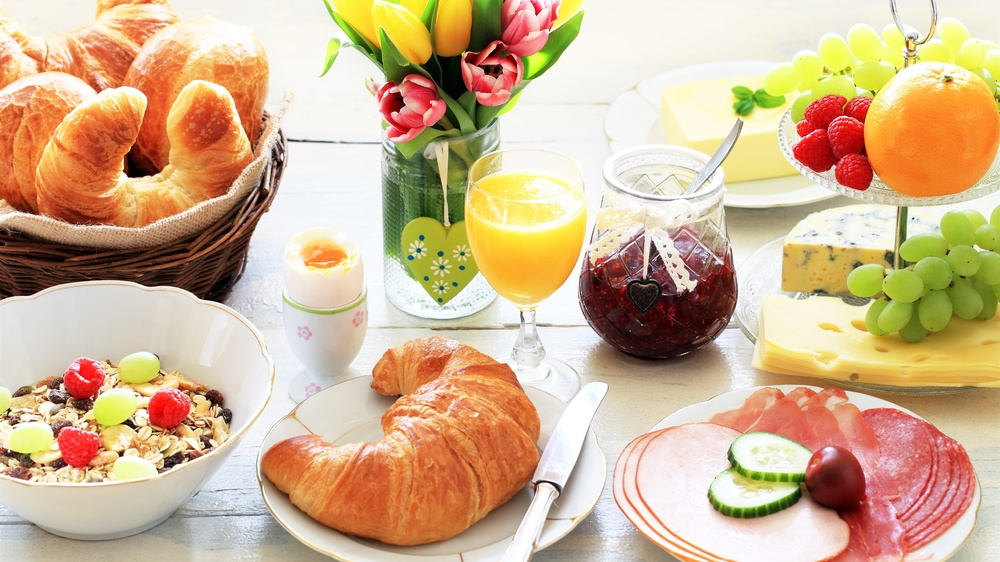
#> input picture lab 2/img1.jpg, 1000 x 562 px, shrunk from 3840 x 2160 before the run
$ python xyz_conv.py
#> lines starting #> are read from the running program, lines starting #| are printed output that depends on the picture; after the words box and inside, x2 and y2 are one past the last pixel; in counts of white or black regions, pixels touching at a corner belong together
import cv2
import matplotlib.pyplot as plt
import numpy as np
import skimage.color
from numpy import dstack

img = cv2.imread("../img1.jpg")
#> img is the input picture: shape (562, 1000, 3); mean B, G, R 144.8, 179.3, 208.6
RGB = np.array(img, dtype=np.uint8)

# [4 lines of commented-out code are left out]

matrix_RGB_to_XYZ = np.array(
    [[0.49000, 0.31000, 0.20000],
     [0.17697, 0.81240, 0.01063],
     [0.00000, 0.01000, 0.99000]]
)

# перевод с использованием библиотечной функции
XYZ_skimage = skimage.color.rgb2xyz(RGB.astype(np.uint8))
#> XYZ_skimage: shape (562, 1000, 3) float64; mean of channels 0, 1, 2 0.487, 0.526, 0.732
# XYZ_cv2 = cv2.cvtColor(RGB, cv2.COLOR_RGB2XYZ)
cv2.imwrite("xyzLibskimage.png", np.array(XYZ_skimage))
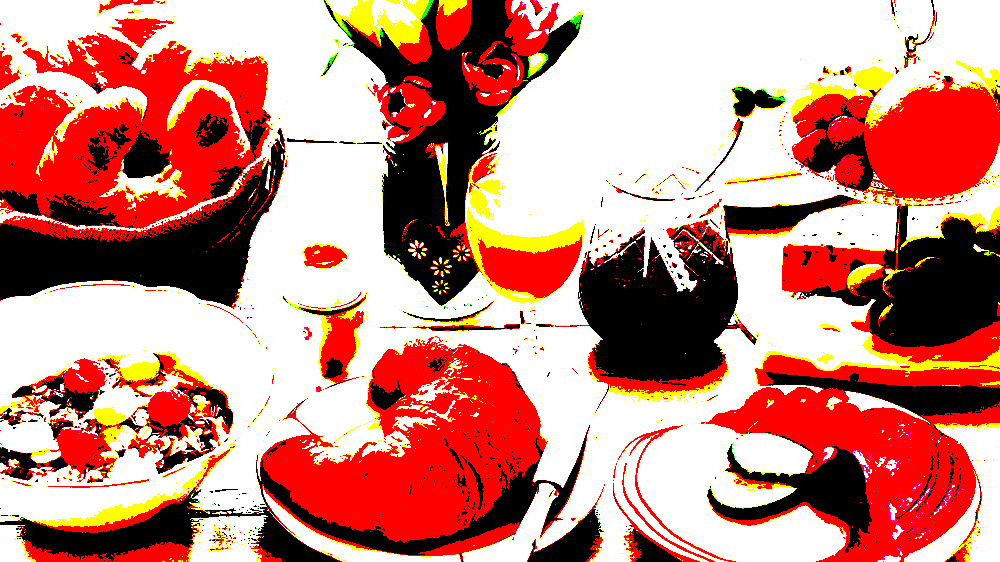
#> saved as xyzLibskimage.png: shape (562, 1000, 3); mean B, G, R 0.49, 0.536, 0.791; drawn with 1 as white
cv2.imshow("xyzLibskimage", XYZ_skimage)
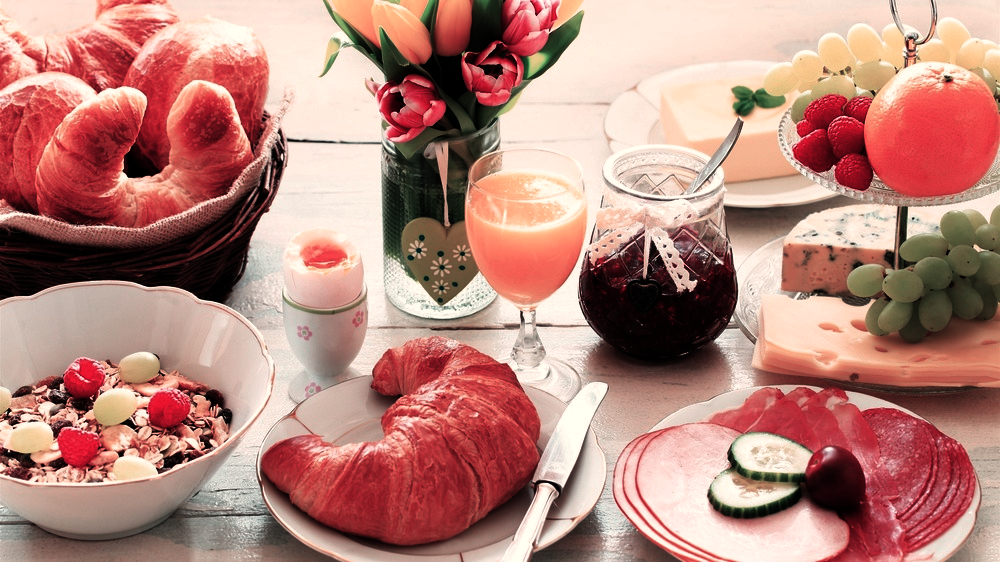
#> window 'xyzLibskimage': shape (562, 1000, 3); mean B, G, R 123.7, 133.6, 184.2
cv2.waitKey(0)
# plt.imshow(np.array(XYZ_skimage))
# plt.title('Input Image')
# plt.show()


# перевод с использованием матрицы
def rgb_to_xyz(image):
    r0 = image[:, :, 0]
    g0 = image[:, :, 1]
    b0 = image[:, :, 2]
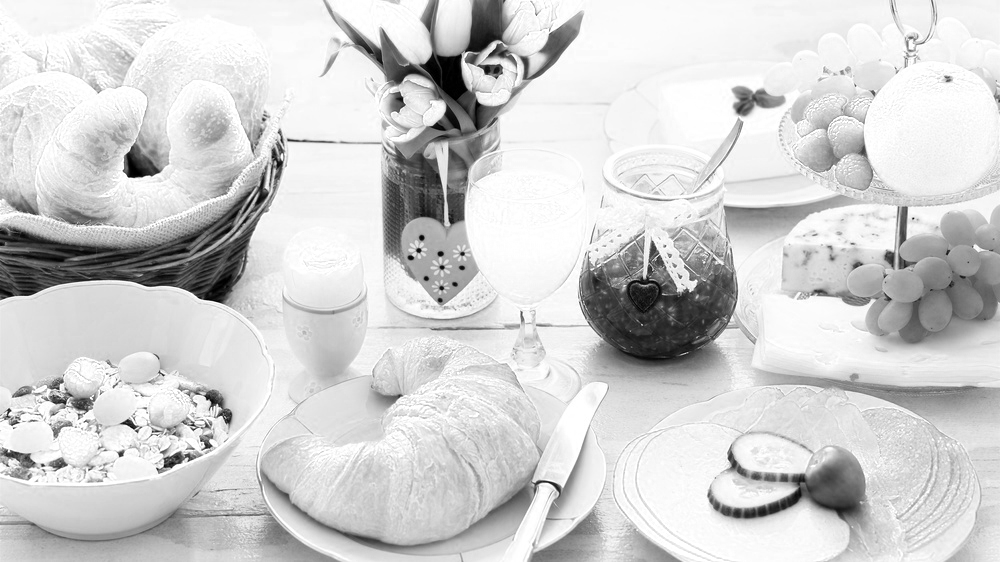
#> b0: shape (562, 1000); min 0, max 255, mean 208.6
    r = r0 / 255.0
    g = g0 / 255.0
    b = b0 / 255.0
    xyz_x = matrix_RGB_to_XYZ[0][0] * r + matrix_RGB_to_XYZ[0][1] * g + matrix_RGB_to_XYZ[0][2] * b
    xyz_y = matrix_RGB_to_XYZ[1][0] * r + matrix_RGB_to_XYZ[1][1] * g + matrix_RGB_to_XYZ[1][2] * b
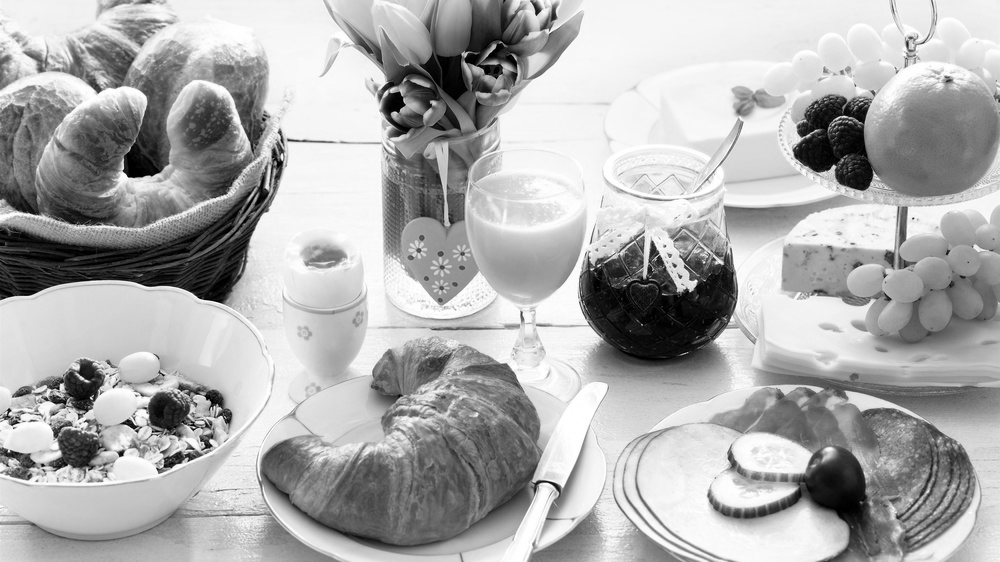
#> xyz_y: shape (562, 1000) float64; min 0, max 1, mean 0.68
    xyz_z = matrix_RGB_to_XYZ[2][0] * r + matrix_RGB_to_XYZ[2][1] * g + matrix_RGB_to_XYZ[2][2] * b
    return dstack((xyz_x, xyz_y, xyz_z))


XYZ = rgb_to_xyz(img)
cv2.imwrite("xyz.png", np.array(XYZ))
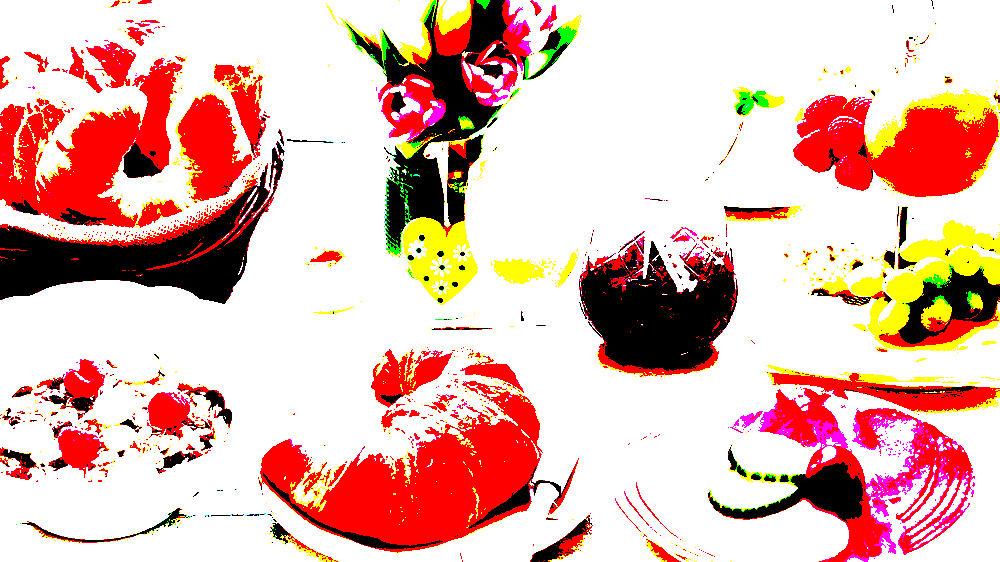
#> saved as xyz.png: shape (562, 1000, 3); mean B, G, R 0.691, 0.727, 0.897; drawn with 1 as white
# plt.imshow(np.array(XYZ))
# plt.title('Input Image')
# plt.show()
cv2.imshow("xyz", XYZ)
cv2.waitKey(0)

srcArray = np.array(XYZ_skimage, dtype=np.uint8)
#> srcArray: shape (562, 1000, 3); mean of channels 0, 1, 2 0, 0.0023, 0.213
outArray = np.array(XYZ, dtype=np.uint8)

r0 = srcArray[:, :, 0]
#> r0: shape (562, 1000); every value is 0
g0 = srcArray[:, :, 1]
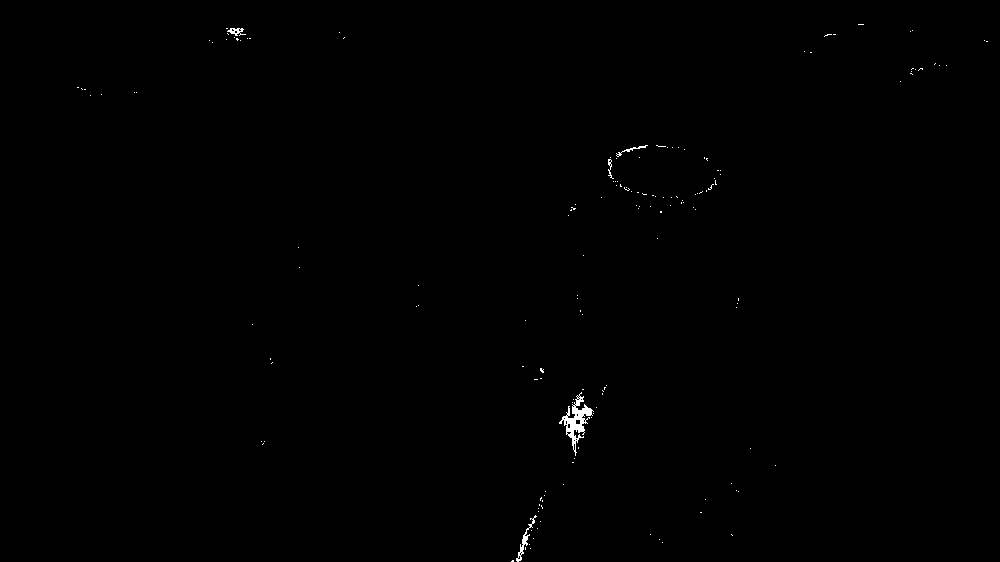
#> g0: shape (562, 1000); values 0 (black) and 1 (white), 0.23% white; 159 white regions (154 under 20 px), largest, box (x1, y1, x2, y2) and area: (559, 392, 594, 456) 643, (516, 515, 537, 562) 162, (227, 28, 246, 36) 76, (616, 145, 648, 157) 67, (608, 159, 614, 179) 42
b0 = srcArray[:, :, 2]
#> b0: shape (562, 1000); values 0 (black) and 1 (white), 21.3% white; 2296 white regions (2137 under 20 px), largest, box (x1, y1, x2, y2) and area: (0, 0, 395, 145) 22034, (466, 142, 711, 325) 14720, (522, 0, 799, 100) 13449
r = outArray[:, :, 0]
g = outArray[:, :, 1]
b = outArray[:, :, 2]
#> b: shape (562, 1000); values 0 (black) and 1 (white), 0.64% white in thin lines or dots

dif_r = np.abs(r0 - r)
dif_g = np.abs(g0 - g)
dif_b = np.abs(b0 - b)
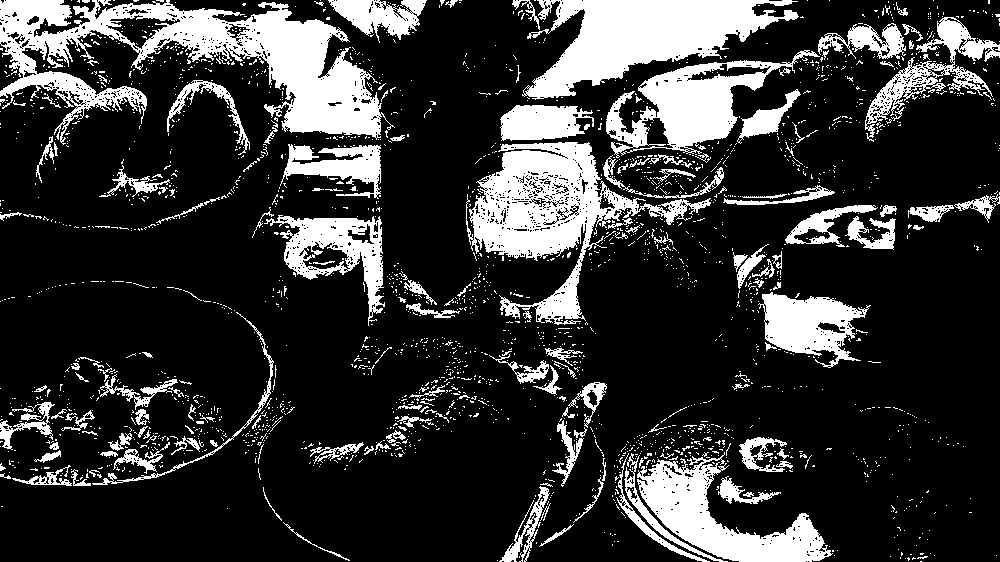
#> dif_b: shape (562, 1000); values 0 (black) and 1 (white), 20.6% white; 2378 white regions (2208 under 20 px), largest, box (x1, y1, x2, y2) and area: (0, 0, 395, 145) 21706, (466, 142, 711, 325) 14016, (522, 0, 799, 100) 13424
dif = np.abs(srcArray - outArray)
#> dif: shape (562, 1000, 3); mean of channels 0, 1, 2 0.6, 0, 0.2
print(dif)
#> (printed output is left out)
cv2.imwrite("dif.jpg", dif)
# [7 lines of commented-out code are left out]

$ run again, with lab 2/img.jpg copied over lab 2/img1.jpg
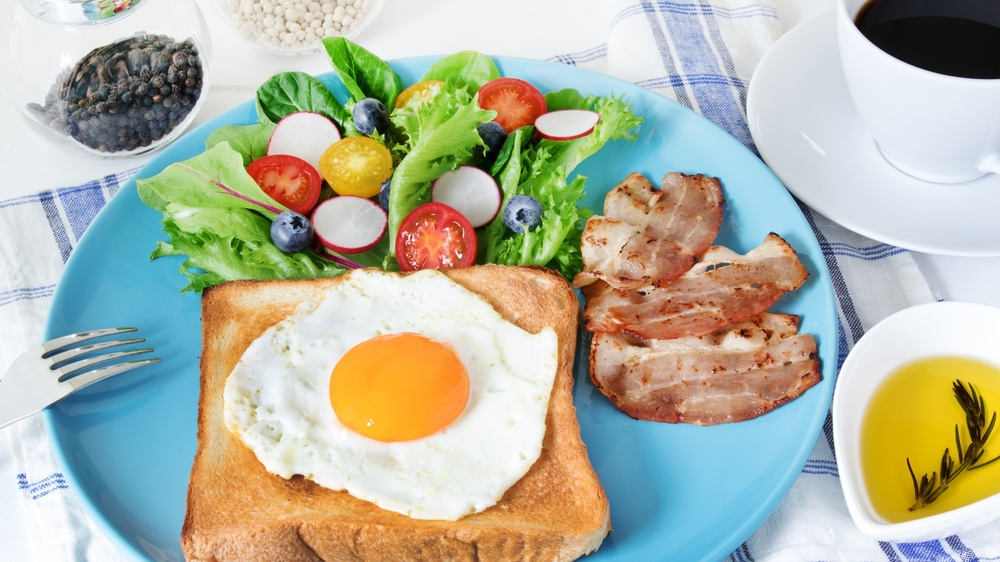
#> input picture lab 2/img.jpg, 1000 x 562 px, shrunk from 1920 x 1080 before the run
#> img is the input picture: shape (562, 1000, 3); mean B, G, R 162, 180.7, 178.3
#> XYZ_skimage: shape (562, 1000, 3) float64; mean of channels 0, 1, 2 0.482, 0.516, 0.575
#> `cv2.imwrite("xyz.png", np.array(XYZ))`:
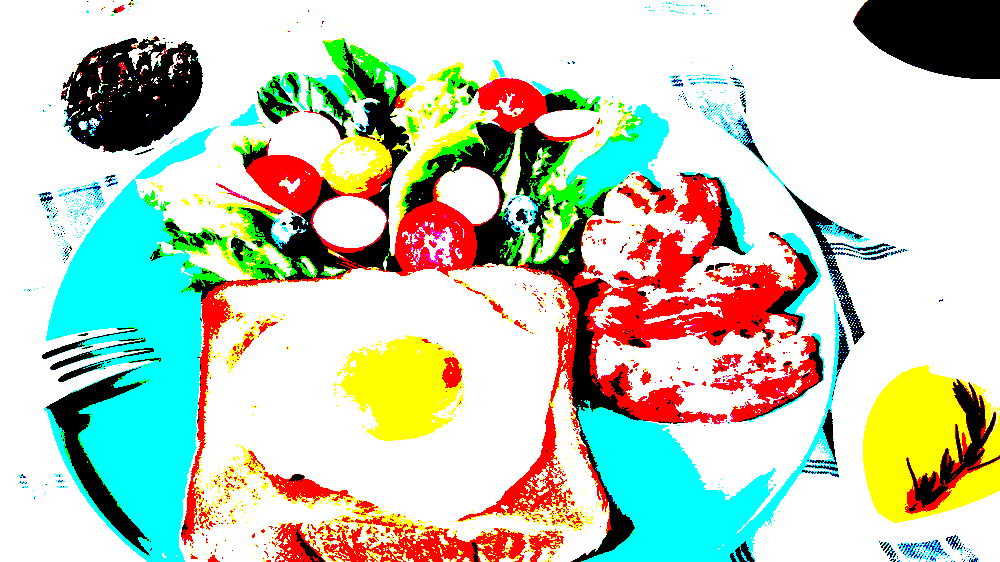
#> saved as xyz.png: shape (562, 1000, 3); mean B, G, R 0.73, 0.807, 0.762; drawn with 1 as white
#> srcArray: shape (562, 1000, 3); mean of channels 0, 1, 2 0, 0.000144, 0.0347
#> `b0 = srcArray[:, :, 2]`:
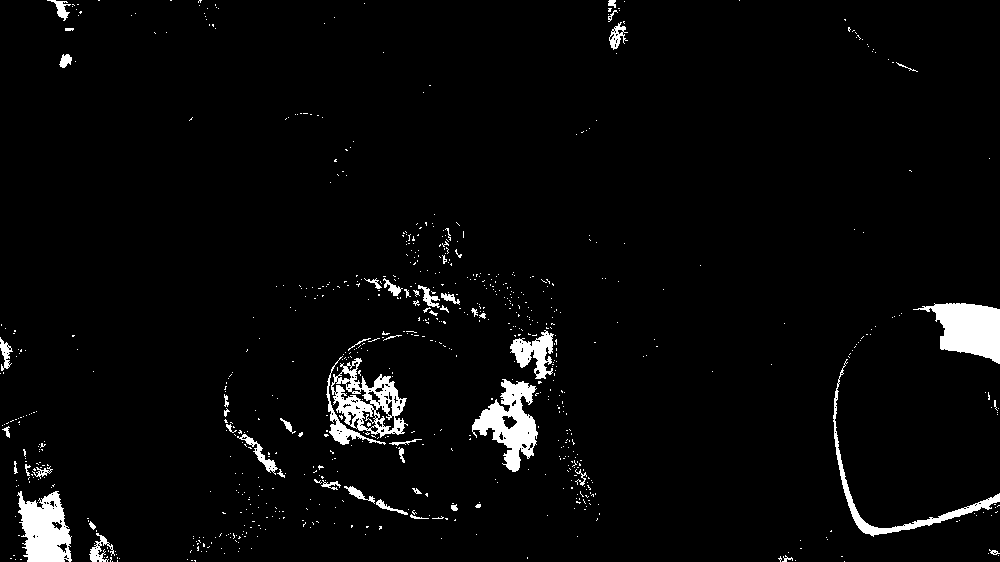
#> b0: shape (562, 1000); values 0 (black) and 1 (white), 3.5% white; 771 white regions (717 under 20 px), largest, box (x1, y1, x2, y2) and area: (913, 303, 1000, 364) 3087, (472, 379, 538, 472) 2837, (17, 491, 72, 562) 2663
#> dif_r: shape (562, 1000); 0.01% white in thin lines or dots, all inside (x1, y1, x2, y2) = (29, 4, 868, 562)
#> dif_b: shape (562, 1000); values 0 (black) and 1 (white), 3.4% white; 772 white regions (718 under 20 px), largest, box (x1, y1, x2, y2) and area: (913, 303, 1000, 364) 3087, (472, 379, 538, 472) 2833, (17, 491, 72, 562) 2612
#> dif: shape (562, 1000, 3); mean of channels 0, 1, 2 0, 0, 0
#> (printed output is left out)
